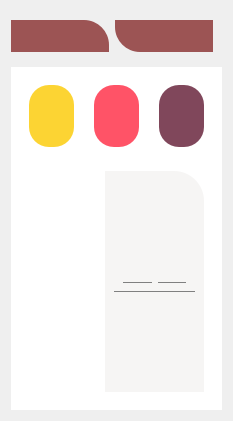
          <widget class="QWidget" name="Accueil">
           <layout class="QVBoxLayout" name="verticalLayout_11">
            <item>
             <widget class="QWidget" name="horizontalWidget" native="true">
              <property name="minimumSize">
               <size>
                <width>0</width>
                <height>50</height>
               </size>
              </property>
              <property name="maximumSize">
               <size>
                <width>16777215</width>
                <height>50</height>
               </size>
              </property>
              <layout class="QHBoxLayout" name="horizontalLayout_13">
               <property name="leftMargin">
                <number>0</number>
               </property>
               <item>
                <widget class="QLabel" name="label_6">
                 <property name="maximumSize">
                  <size>
                   <width>500</width>
                   <height>16777215</height>
                  </size>
                 </property>
                 <property name="styleSheet">
                  <string notr="true">background-color: rgb(156, 84, 84);
border-top-right-radius:25px;</string>
                 </property>
                 <property name="text">
                  <string/>
                 </property>
                </widget>
               </item>
               <item>
                <widget class="QLabel" name="label_7">
                 <property name="styleSheet">
                  <string notr="true">background-color: rgb(156, 84, 84);
border-bottom-left-radius: 25px;</string>
                 </property>
                 <property name="text">
                  <string/>
                 </property>
                </widget>
               </item>
              </layout>
             </widget>
            </item>
            <item>
             <widget class="QWidget" name="verticalWidget_3" native="true">
              <property name="styleSheet">
               <string notr="true">background-color: rgb(255, 255, 255);</string>
              </property>
              <layout class="QVBoxLayout" name="verticalLayout_10">
               <item>
                <widget class="QWidget" name="horizontalWidget_2" native="true">
                 <property name="minimumSize">
                  <size>
                   <width>0</width>
                   <height>80</height>
                  </size>
                 </property>
                 <property name="maximumSize">
                  <size>
                   <width>16777215</width>
                   <height>80</height>
                  </size>
                 </property>
                 <layout class="QHBoxLayout" name="horizontalLayout_3">
                  <property name="spacing">
                   <number>20</number>
                  </property>
                  <item>
                   <widget class="QWidget" name="widget_3" native="true">
                    <property name="styleSheet">
                     <string notr="true">border-radius:20px;
color: rgb(255, 255, 255);
background-color: #fffcd433;</string>
                    </property>
                    <layout class="QHBoxLayout" name="horizontalLayout_10">
                     <property name="spacing">
                      <number>0</number>
                     </property>
                     <item>
                      <layout class="QHBoxLayout" name="horizontalLayout_9">
                       <property name="spacing">
                        <number>0</number>
                       </property>
                       <item>
                        <widget class="QLabel" name="label_23">
                         <property name="minimumSize">
                          <size>
                           <width>20</width>
                           <height>40</height>
                          </size>
                         </property>
                         <property name="styleSheet">
                          <string notr="true">image: url(:/image/icons8-fichier-de-rapport-64.png);</string>
                         </property>
                         <property name="text">
                          <string/>
                         </property>
                        </widget>
                       </item>
                       <item>
                        <widget class="QLabel" name="labelProduitMin">
                         <property name="styleSheet">
                          <string notr="true">font: 75 italic 12pt &quot;TeX Gyre Bonum Math&quot;;</string>
                         </property>
                         <property name="text">
                          <string/>
                         </property>
                        </widget>
                       </item>
                      </layout>
                     </item>
                    </layout>
                   </widget>
                  </item>
                  <item>
                   <widget class="QWidget" name="widget_4" native="true">
                    <property name="styleSheet">
                     <string notr="true">border-radius:20px;
color: rgb(255, 255, 255);
background-color: #ffff5367;</string>
                    </property>
                    <layout class="QHBoxLayout" name="horizontalLayout_12">
                     <property name="spacing">
                      <number>0</number>
                     </property>
                     <item>
                      <layout class="QHBoxLayout" name="horizontalLayout_11">
                       <property name="spacing">
                        <number>0</number>
                       </property>
                       <item>
                        <widget class="QLabel" name="label_25">
                         <property name="minimumSize">
                          <size>
                           <width>20</width>
                           <height>40</height>
                          </size>
                         </property>
                         <property name="styleSheet">
                          <string notr="true">image: url(:/image/icons8-fichier-de-rapport-64.png);</string>
                         </property>
                         <property name="text">
                          <string/>
                         </property>
                        </widget>
                       </item>
                       <item>
                        <widget class="QLabel" name="labelProduitMax">
                         <property name="styleSheet">
                          <string notr="true">font: 75 italic 12pt &quot;TeX Gyre Bonum Math&quot;;</string>
                         </property>
                         <property name="text">
                          <string/>
                         </property>
                        </widget>
                       </item>
                      </layout>
                     </item>
                    </layout>
                   </widget>
                  </item>
                  <item>
                   <widget class="QWidget" name="widget_2" native="true">
                    <property name="styleSheet">
                     <string notr="true">border-radius:20px;
color: rgb(255, 255, 255);
background-color: #ff80475b;</string>
                    </property>
                    <layout class="QHBoxLayout" name="horizontalLayout_16">
                     <property name="spacing">
                      <number>0</number>
                     </property>
                     <item>
                      <layout class="QHBoxLayout" name="horizontalLayout_15">
                       <item>
                        <widget class="QLabel" name="label_26">
                         <property name="minimumSize">
                          <size>
                           <width>20</width>
                           <height>40</height>
                          </size>
                         </property>
                         <property name="styleSheet">
                          <string notr="true">image: url(:/image/icons8-fichier-de-rapport-64.png);</string>
                         </property>
                         <property name="text">
                          <string/>
                         </property>
                        </widget>
                       </item>
                       <item>
                        <widget class="QLabel" name="labelNbrProduit">
                         <property name="styleSheet">
                          <string notr="true">font: 75 italic 12pt &quot;TeX Gyre Bonum Math&quot;;</string>
                         </property>
                         <property name="text">
                          <string/>
                         </property>
                        </widget>
                       </item>
                      </layout>
                     </item>
                    </layout>
                   </widget>
                  </item>
                 </layout>
                </widget>
               </item>
               <item>
                <widget class="QFrame" name="horizontalFrame">
                 <layout class="QHBoxLayout" name="horizontalLayout_4">
                  <item>
                   <layout class="QHBoxLayout" name="horizontalLayout_5">
                    <item>
                     <widget class="QFrame" name="horizontalFrameBarchart">
                      <layout class="QHBoxLayout" name="horizontalLayout_6"/>
                     </widget>
                    </item>
                   </layout>
                  </item>
                  <item>
                   <widget class="QWidget" name="verticalWidget_10" native="true">
                    <property name="maximumSize">
                     <size>
                      <width>350</width>
                      <height>16777215</height>
                     </size>
                    </property>
                    <property name="styleSheet">
                     <string notr="true">background-color: rgb(246, 245, 244);
border-top-right-radius:30px;</string>
                    </property>
                    <layout class="QVBoxLayout" name="verticalLayout_31">
                     <property name="spacing">
                      <number>10</number>
                     </property>
                     <property name="topMargin">
                      <number>10</number>
                     </property>
                     <property name="bottomMargin">
                      <number>100</number>
                     </property>
                     <item>
                      <widget class="QWidget" name="horizontalWidget" native="true">
                       <layout class="QHBoxLayout" name="horizontalLayout_29">
                        <item>
                         <widget class="QLabel" name="label_28">
                          <property name="minimumSize">
                           <size>
                            <width>50</width>
                            <height>50</height>
                           </size>
                          </property>
                          <property name="maximumSize">
                           <size>
                            <width>40</width>
                            <height>16777215</height>
                           </size>
                          </property>
                          <property name="styleSheet">
                           <string notr="true">image: url(:/image/user.png);</string>
                          </property>
                          <property name="text">
                           <string/>
                          </property>
                         </widget>
                        </item>
                        <item>
                         <widget class="QLabel" name="profiluser">
                          <property name="styleSheet">
                           <string notr="true">color: rgb(94, 12, 12);
font: 81 italic 16pt &quot;TeX Gyre Bonum Math&quot;;
font-weight:bold;
</string>
                          </property>
                          <property name="text">
                           <string/>
                          </property>
                         </widget>
                        </item>
                       </layout>
                      </widget>
                     </item>
                     <item>
                      <widget class="QWidget" name="horizontalWidget" native="true">
                       <property name="styleSheet">
                        <string notr="true">border-bottom: 1px solid grey;</string>
                       </property>
                       <layout class="QHBoxLayout" name="horizontalLayout_28">
                        <item>
                         <widget class="QLabel" name="label_24">
                          <property name="maximumSize">
                           <size>
                            <width>40</width>
                            <height>16777215</height>
                           </size>
                          </property>
                          <property name="styleSheet">
                           <string notr="true">image: url(:/image/calendar_office_day_1474.png);</string>
                          </property>
                          <property name="text">
                           <string/>
                          </property>
                         </widget>
                        </item>
                        <item>
                         <widget class="QLabel" name="datejour">
                          <property name="styleSheet">
                           <string notr="true">font: 75 italic 12pt &quot;TeX Gyre Bonum Math&quot;;</string>
                          </property>
                          <property name="text">
                           <string/>
                          </property>
                         </widget>
                        </item>
                       </layout>
                      </widget>
                     </item>
                    </layout>
                   </widget>
                  </item>
                 </layout>
                </widget>
               </item>
              </layout>
             </widget>
            </item>
           </layout>
          </widget>
